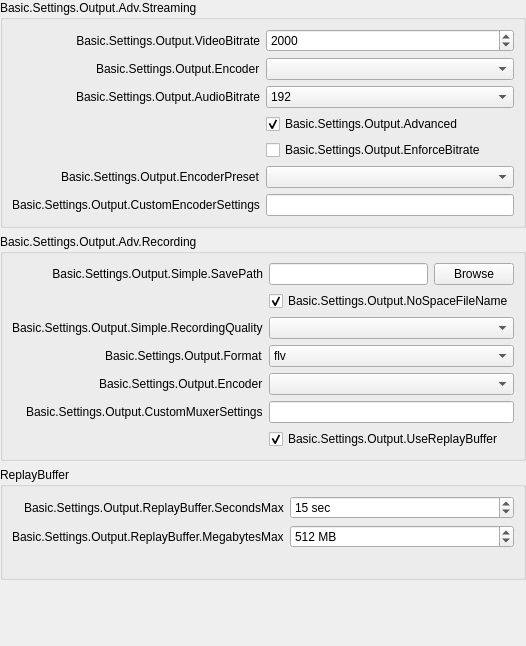
               <widget class="QWidget" name="easyOutputsPage">
                <layout class="QVBoxLayout" name="verticalLayout_3">
                 <property name="leftMargin">
                  <number>0</number>
                 </property>
                 <property name="topMargin">
                  <number>0</number>
                 </property>
                 <property name="rightMargin">
                  <number>0</number>
                 </property>
                 <property name="bottomMargin">
                  <number>0</number>
                 </property>
                 <item>
                  <widget class="QGroupBox" name="simpleStreamingGroupBox">
                   <property name="sizePolicy">
                    <sizepolicy hsizetype="Preferred" vsizetype="Maximum">
                     <horstretch>0</horstretch>
                     <verstretch>0</verstretch>
                    </sizepolicy>
                   </property>
                   <property name="title">
                    <string>Basic.Settings.Output.Adv.Streaming</string>
                   </property>
                   <layout class="QFormLayout" name="formLayout_20">
                    <property name="fieldGrowthPolicy">
                     <enum>QFormLayout::AllNonFixedFieldsGrow</enum>
                    </property>
                    <property name="labelAlignment">
                     <set>Qt::AlignRight|Qt::AlignTrailing|Qt::AlignVCenter</set>
                    </property>
                    <item row="0" column="0">
                     <widget class="QLabel" name="label_19">
                      <property name="minimumSize">
                       <size>
                        <width>170</width>
                        <height>0</height>
                       </size>
                      </property>
                      <property name="text">
                       <string>Basic.Settings.Output.VideoBitrate</string>
                      </property>
                      <property name="alignment">
                       <set>Qt::AlignRight|Qt::AlignTrailing|Qt::AlignVCenter</set>
                      </property>
                      <property name="buddy">
                       <cstring>simpleOutputVBitrate</cstring>
                      </property>
                     </widget>
                    </item>
                    <item row="0" column="1">
                     <widget class="QSpinBox" name="simpleOutputVBitrate">
                      <property name="minimum">
                       <number>200</number>
                      </property>
                      <property name="maximum">
                       <number>1000000</number>
                      </property>
                      <property name="value">
                       <number>2000</number>
                      </property>
                     </widget>
                    </item>
                    <item row="2" column="0">
                     <widget class="QLabel" name="label_20">
                      <property name="text">
                       <string>Basic.Settings.Output.AudioBitrate</string>
                      </property>
                      <property name="buddy">
                       <cstring>simpleOutputABitrate</cstring>
                      </property>
                     </widget>
                    </item>
                    <item row="2" column="1">
                     <widget class="QComboBox" name="simpleOutputABitrate">
                      <property name="currentIndex">
                       <number>8</number>
                      </property>
                      <item>
                       <property name="text">
                        <string>32</string>
                       </property>
                      </item>
                      <item>
                       <property name="text">
                        <string>48</string>
                       </property>
                      </item>
                      <item>
                       <property name="text">
                        <string>64</string>
                       </property>
                      </item>
                      <item>
                       <property name="text">
                        <string>80</string>
                       </property>
                      </item>
                      <item>
                       <property name="text">
                        <string>96</string>
                       </property>
                      </item>
                      <item>
                       <property name="text">
                        <string>112</string>
                       </property>
                      </item>
                      <item>
                       <property name="text">
                        <string>128</string>
                       </property>
                      </item>
                      <item>
                       <property name="text">
                        <string>160</string>
                       </property>
                      </item>
                      <item>
                       <property name="text">
                        <string>192</string>
                       </property>
                      </item>
                      <item>
                       <property name="text">
                        <string>256</string>
                       </property>
                      </item>
                      <item>
                       <property name="text">
                        <string>320</string>
                       </property>
                      </item>
                     </widget>
                    </item>
                    <item row="3" column="1">
                     <widget class="QCheckBox" name="simpleOutAdvanced">
                      <property name="text">
                       <string>Basic.Settings.Output.Advanced</string>
                      </property>
                      <property name="checked">
                       <bool>true</bool>
                      </property>
                     </widget>
                    </item>
                    <item row="5" column="1">
                     <widget class="QComboBox" name="simpleOutPreset"/>
                    </item>
                    <item row="5" column="0">
                     <widget class="QLabel" name="label_24">
                      <property name="enabled">
                       <bool>true</bool>
                      </property>
                      <property name="text">
                       <string>Basic.Settings.Output.EncoderPreset</string>
                      </property>
                      <property name="buddy">
                       <cstring>simpleOutPreset</cstring>
                      </property>
                     </widget>
                    </item>
                    <item row="6" column="0">
                     <widget class="QLabel" name="label_23">
                      <property name="text">
                       <string>Basic.Settings.Output.CustomEncoderSettings</string>
                      </property>
                      <property name="buddy">
                       <cstring>simpleOutCustom</cstring>
                      </property>
                     </widget>
                    </item>
                    <item row="6" column="1">
                     <widget class="QLineEdit" name="simpleOutCustom"/>
                    </item>
                    <item row="4" column="1">
                     <widget class="QCheckBox" name="simpleOutEnforce">
                      <property name="text">
                       <string>Basic.Settings.Output.EnforceBitrate</string>
                      </property>
                     </widget>
                    </item>
                    <item row="1" column="1">
                     <widget class="QComboBox" name="simpleOutStrEncoder"/>
                    </item>
                    <item row="1" column="0">
                     <widget class="QLabel" name="simpleOutStrEncoderLabel">
                      <property name="text">
                       <string>Basic.Settings.Output.Encoder</string>
                      </property>
                      <property name="buddy">
                       <cstring>simpleOutRecEncoder</cstring>
                      </property>
                     </widget>
                    </item>
                   </layout>
                  </widget>
                 </item>
                 <item>
                  <widget class="QGroupBox" name="simpleRecordingGroupBox">
                   <property name="sizePolicy">
                    <sizepolicy hsizetype="Preferred" vsizetype="Maximum">
                     <horstretch>0</horstretch>
                     <verstretch>0</verstretch>
                    </sizepolicy>
                   </property>
                   <property name="title">
                    <string>Basic.Settings.Output.Adv.Recording</string>
                   </property>
                   <layout class="QFormLayout" name="formLayout_6">
                    <property name="fieldGrowthPolicy">
                     <enum>QFormLayout::AllNonFixedFieldsGrow</enum>
                    </property>
                    <property name="labelAlignment">
                     <set>Qt::AlignRight|Qt::AlignTrailing|Qt::AlignVCenter</set>
                    </property>
                    <item row="0" column="0">
                     <widget class="QLabel" name="label_18">
                      <property name="minimumSize">
                       <size>
                        <width>170</width>
                        <height>0</height>
                       </size>
                      </property>
                      <property name="text">
                       <string>Basic.Settings.Output.Simple.SavePath</string>
                      </property>
                      <property name="alignment">
                       <set>Qt::AlignRight|Qt::AlignTrailing|Qt::AlignVCenter</set>
                      </property>
                      <property name="buddy">
                       <cstring>simpleOutputPath</cstring>
                      </property>
                     </widget>
                    </item>
                    <item row="0" column="1">
                     <layout class="QHBoxLayout" name="horizontalLayout_5">
                      <item>
                       <widget class="QLineEdit" name="simpleOutputPath">
                        <property name="enabled">
                         <bool>true</bool>
                        </property>
                       </widget>
                      </item>
                      <item>
                       <widget class="QPushButton" name="simpleOutputBrowse">
                        <property name="enabled">
                         <bool>true</bool>
                        </property>
                        <property name="text">
                         <string>Browse</string>
                        </property>
                       </widget>
                      </item>
                     </layout>
                    </item>
                    <item row="1" column="1">
                     <widget class="QCheckBox" name="simpleNoSpace">
                      <property name="text">
                       <string>Basic.Settings.Output.NoSpaceFileName</string>
                      </property>
                      <property name="checked">
                       <bool>true</bool>
                      </property>
                     </widget>
                    </item>
                    <item row="2" column="0">
                     <widget class="QLabel" name="label_26">
                      <property name="text">
                       <string>Basic.Settings.Output.Simple.RecordingQuality</string>
                      </property>
                      <property name="buddy">
                       <cstring>simpleOutRecQuality</cstring>
                      </property>
                     </widget>
                    </item>
                    <item row="2" column="1">
                     <widget class="QComboBox" name="simpleOutRecQuality"/>
                    </item>
                    <item row="3" column="0">
                     <widget class="QLabel" name="simpleOutRecFormatLabel">
                      <property name="text">
                       <string>Basic.Settings.Output.Format</string>
                      </property>
                      <property name="buddy">
                       <cstring>simpleOutRecFormat</cstring>
                      </property>
                     </widget>
                    </item>
                    <item row="3" column="1">
                     <widget class="QComboBox" name="simpleOutRecFormat">
                      <item>
                       <property name="text">
                        <string notr="true">flv</string>
                       </property>
                      </item>
                      <item>
                       <property name="text">
                        <string notr="true">mp4</string>
                       </property>
                      </item>
                      <item>
                       <property name="text">
                        <string notr="true">mov</string>
                       </property>
                      </item>
                      <item>
                       <property name="text">
                        <string notr="true">mkv</string>
                       </property>
                      </item>
                      <item>
                       <property name="text">
                        <string notr="true">ts</string>
                       </property>
                      </item>
                      <item>
                       <property name="text">
                        <string notr="true">m3u8</string>
                       </property>
                      </item>
                     </widget>
                    </item>
                    <item row="4" column="0">
                     <widget class="QLabel" name="simpleOutRecEncoderLabel">
                      <property name="text">
                       <string>Basic.Settings.Output.Encoder</string>
                      </property>
                      <property name="buddy">
                       <cstring>simpleOutRecEncoder</cstring>
                      </property>
                     </widget>
                    </item>
                    <item row="4" column="1">
                     <widget class="QComboBox" name="simpleOutRecEncoder"/>
                    </item>
                    <item row="5" column="0">
                     <widget class="QLabel" name="label_420">
                      <property name="text">
                       <string>Basic.Settings.Output.CustomMuxerSettings</string>
                      </property>
                      <property name="buddy">
                       <cstring>simpleOutMuxCustom</cstring>
                      </property>
                     </widget>
                    </item>
                    <item row="5" column="1">
                     <widget class="QLineEdit" name="simpleOutMuxCustom"/>
                    </item>
                    <item row="6" column="1">
                     <widget class="QCheckBox" name="simpleReplayBuf">
                      <property name="text">
                       <string>Basic.Settings.Output.UseReplayBuffer</string>
                      </property>
                      <property name="checked">
                       <bool>true</bool>
                      </property>
                     </widget>
                    </item>
                   </layout>
                  </widget>
                 </item>
                 <item>
                  <widget class="QGroupBox" name="replayBufferGroupBox">
                   <property name="title">
                    <string>ReplayBuffer</string>
                   </property>
                   <layout class="QFormLayout" name="formLayout_24">
                    <property name="fieldGrowthPolicy">
                     <enum>QFormLayout::AllNonFixedFieldsGrow</enum>
                    </property>
                    <property name="labelAlignment">
                     <set>Qt::AlignRight|Qt::AlignTrailing|Qt::AlignVCenter</set>
                    </property>
                    <item row="0" column="0">
                     <widget class="QLabel" name="label_35">
                      <property name="text">
                       <string>Basic.Settings.Output.ReplayBuffer.SecondsMax</string>
                      </property>
                     </widget>
                    </item>
                    <item row="0" column="1">
                     <widget class="QSpinBox" name="simpleRBSecMax">
                      <property name="suffix">
                       <string notr="true"> sec</string>
                      </property>
                      <property name="minimum">
                       <number>5</number>
                      </property>
                      <property name="maximum">
                       <number>21600</number>
                      </property>
                      <property name="value">
                       <number>15</number>
                      </property>
                     </widget>
                    </item>
                    <item row="1" column="0">
                     <widget class="QLabel" name="simpleRBMegsMaxLabel">
                      <property name="text">
                       <string>Basic.Settings.Output.ReplayBuffer.MegabytesMax</string>
                      </property>
                     </widget>
                    </item>
                    <item row="1" column="1">
                     <widget class="QSpinBox" name="simpleRBMegsMax">
                      <property name="suffix">
                       <string notr="true"> MB</string>
                      </property>
                      <property name="minimum">
                       <number>20</number>
                      </property>
                      <property name="maximum">
                       <number>8192</number>
                      </property>
                      <property name="value">
                       <number>512</number>
                      </property>
                     </widget>
                    </item>
                    <item row="2" column="1">
                     <widget class="QLabel" name="simpleRBEstimate">
                      <property name="text">
                       <string notr="true"/>
                      </property>
                     </widget>
                    </item>
                   </layout>
                  </widget>
                 </item>
                 <item>
                  <layout class="QVBoxLayout" name="simpleOutInfoLayout">
                   <property name="leftMargin">
                    <number>10</number>
                   </property>
                   <property name="topMargin">
                    <number>10</number>
                   </property>
                   <property name="rightMargin">
                    <number>10</number>
                   </property>
                   <property name="bottomMargin">
                    <number>10</number>
                   </property>
                  </layout>
                 </item>
                 <item>
                  <spacer name="verticalSpacer_2">
                   <property name="orientation">
                    <enum>Qt::Vertical</enum>
                   </property>
                   <property name="sizeHint" stdset="0">
                    <size>
                     <width>20</width>
                     <height>40</height>
                    </size>
                   </property>
                  </spacer>
                 </item>
                 <item alignment="Qt::AlignTop">
                  <widget class="QWidget" name="simpleOutputContainer" >
                   <layout class="QVBoxLayout" name="verticalLayout_4">
                    <property name="leftMargin">
                     <number>0</number>
                    </property>
                    <property name="topMargin">
                     <number>0</number>
                    </property>
                    <property name="rightMargin">
                     <number>0</number>
                    </property>
                    <property name="bottomMargin">
                     <number>0</number>
                    </property>
                   </layout>
                  </widget>
                 </item>
                </layout>
               </widget>
